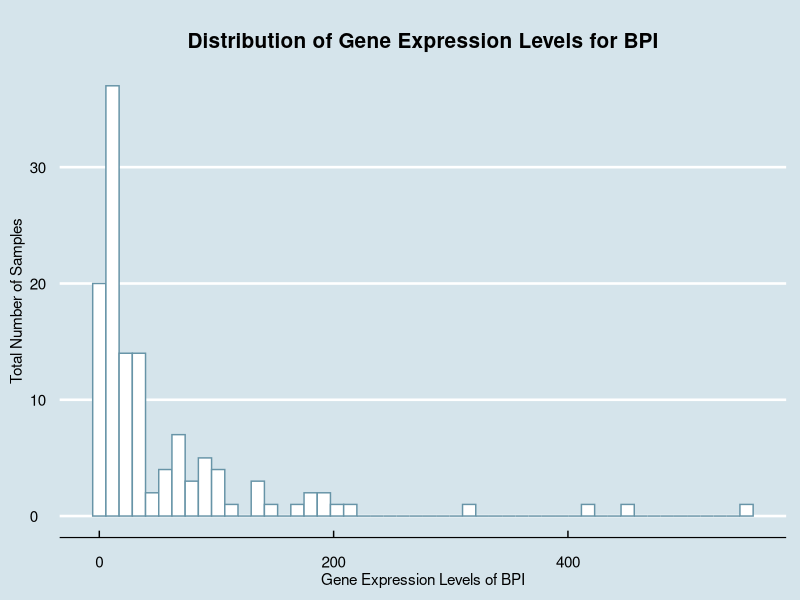
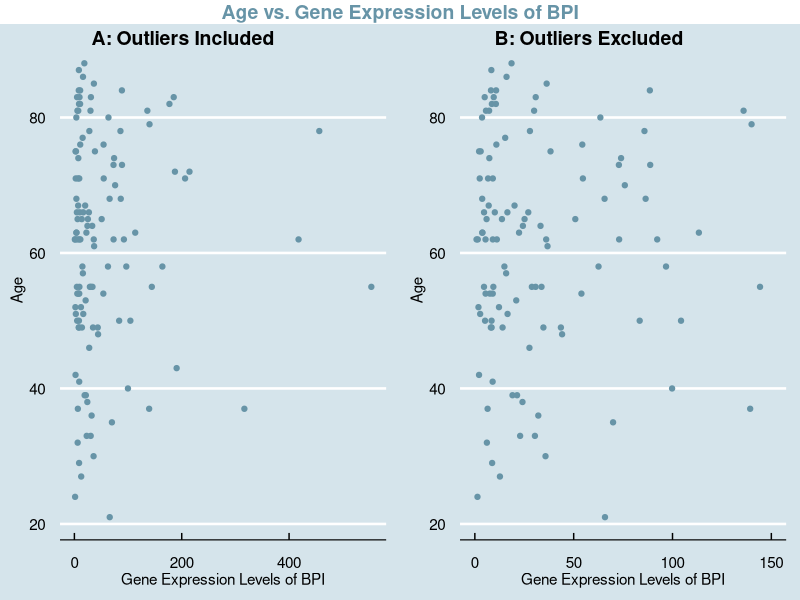
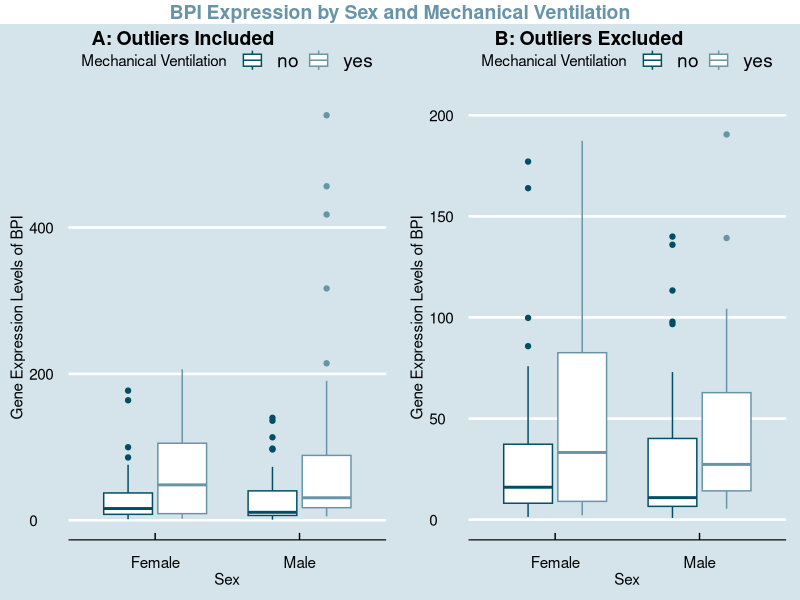
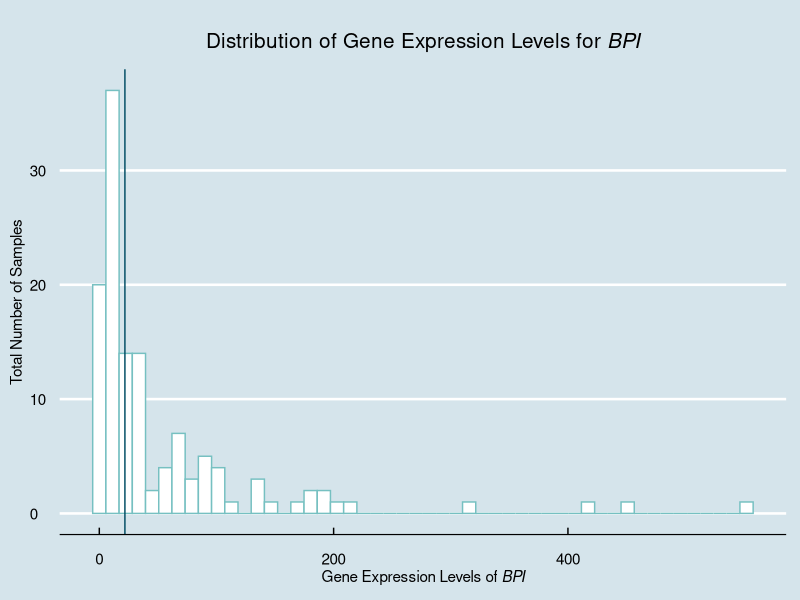
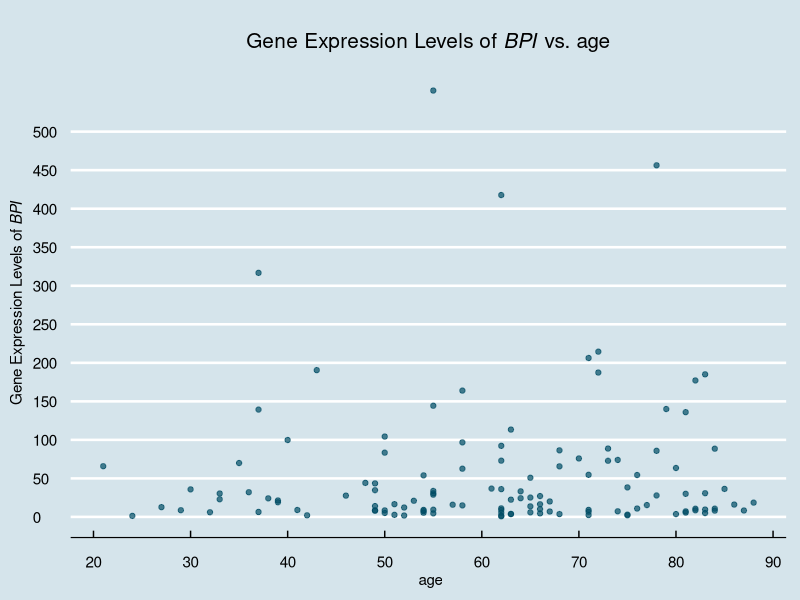
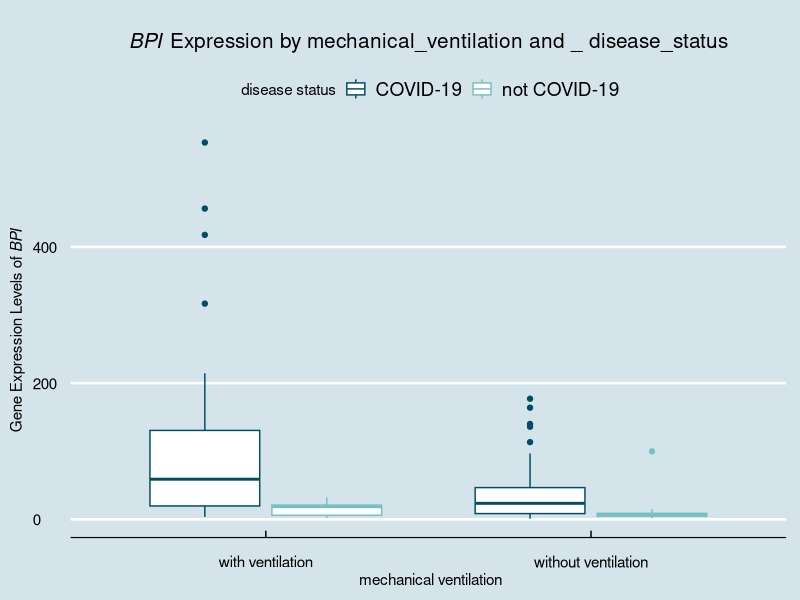
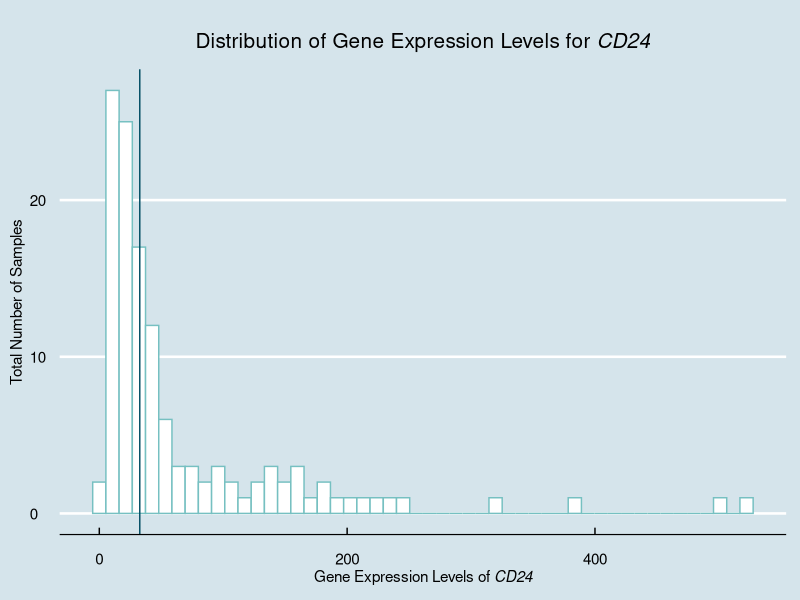
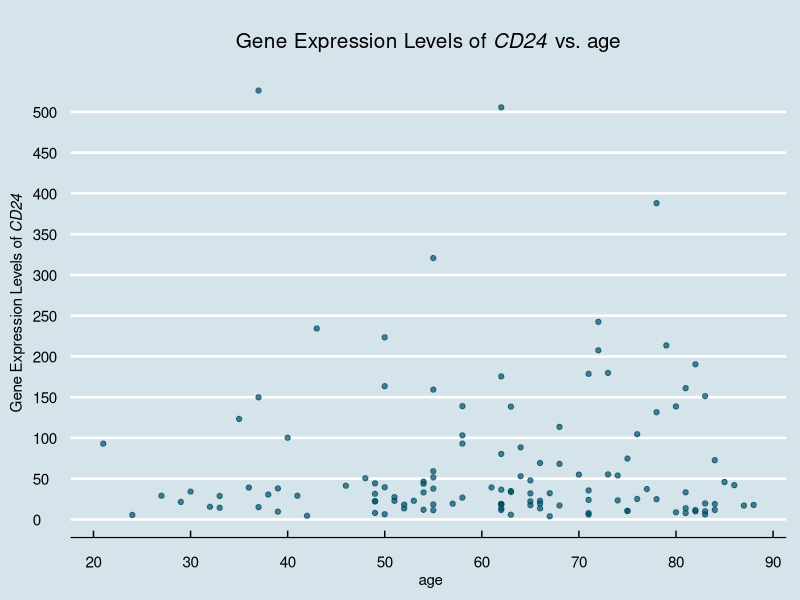

Reproduce these figures in R, in order.
## ---- chunk 1
knitr::opts_chunk$set(echo = TRUE)
library(ggplot2)
library(ggthemes)
library(ggpubr)
library(gridExtra)
library(dplyr)
library(ggtext)
library(RColorBrewer)
library(pheatmap)
library(hexbin)
## ---- chunk 2
metadata <- read.csv("QBS103_finalProject_metadata.csv", row.names = 1)
gene_exp <- read.csv("QBS103_finalProject_geneExpression.csv", row.names = 1)
## ---- chunk 3
#chosen gene: BPI - bactericidal permeability increasing protein - Plays a role in the immune response against bacterial infections, can kill the bacterial by targeting their cell membrane and can also increase permeability of cell membranes, encodes a lipopolysaccharide binding protein and helps with regulating inflammatory responses - information from https://www.ncbi.nlm.nih.gov/gene/671#summary

BPI <- gene_exp["BPI",]
BPI <- as.data.frame(t(BPI)) #transposes the matrix
metadata_BPI <- cbind(metadata, BPI) #creates one data frame with all BPI data
suppressWarnings(metadata_BPI$age <- as.integer(metadata_BPI$age))

## ---- chunk 4
#creates histogram of BPI

ggplot(metadata_BPI, aes(x = BPI)) + geom_histogram(color = "#6794a7", fill = "white", bins = 50) + 
  labs(x = "Gene Expression Levels of BPI", y = "Total Number of Samples", title = "Distribution of Gene Expression Levels for BPI") + 
  theme_economist() + 
  scale_fill_economist() + 
  theme(plot.title = element_text(size=15, face="bold", margin = margin(10, 0, 10, 0), hjust = (0.5)), axis.title.x = element_text(vjust=-0.40), axis.title.y= element_text(vjust=2 ))

# interpretation - shows the distribution of BPI gene expression in the samples. there are more studies with lower gene expression levels of BPI with a smaller amount of samples showing higher levels of expression levels. the majority of samples are seen below the threshold of 200.
## ---- chunk 5
#chosen continuous covariate: age

#creates scatterplot with BPI and age
suppressWarnings(scatter_outliers <- ggplot(metadata_BPI, aes(x = BPI, y = age)) + 
  geom_point(color = "#6794a7", fill = "white") + 
  labs(x = "Gene Expression Levels of BPI", y = "Age") + 
  theme_economist() + 
  scale_fill_economist() + 
  theme(plot.title = element_text(size=12, face="bold", margin = margin(10, 0, 10, 0)), axis.title.x = element_text(vjust=-0.40), axis.title.y= element_text(vjust=2)))

#creates scatterplot with BPI and age and sets x-axis range from 0 to 150 for easier viewing
suppressWarnings(scatter_no_outliers <- ggplot(metadata_BPI, aes(x = BPI, y = age)) + 
  geom_point(color = "#6794a7", fill = "white") + 
  labs(x = "Gene Expression Levels of BPI", y = "Age") + 
  theme_economist() + 
  scale_fill_economist() + 
  theme(plot.title = element_text(size=12, face="bold", margin = margin(10, 0, 10, 0)), axis.title.x = element_text(vjust=-0.40), axis.title.y= element_text(vjust=2)) + 
  xlim(0, 150))

#creates scatterplot of both previous plots combined
suppressWarnings(new_scatter <- ggarrange(scatter_outliers, scatter_no_outliers,ncol=2, labels = c("A: Outliers Included", "B: Outliers Excluded"))) 

#adds title to the combined plot
suppressWarnings(annotate_figure(new_scatter, top = text_grob("Age vs. Gene Expression Levels of BPI", color = "#6794a7", face = "bold", size = 14)))

#interpretation - shows the relationship between BPI gene expression and ages of individuals sampled. there is not necessarily a clear relationship that can be observed in this graph without further analysis. the points seem to be clustered towards the lower gene expression levels around ages 50-85.
## ---- chunk 6
#chosen categorical covariates: sex and mechanical ventilation

#create new dataset with the row of data where sex = "unknown"
unknown_removed <- metadata_BPI
unknown_removed <- metadata_BPI[metadata_BPI$sex != " unknown", ]

#creates scatterplot with BPI, sex, and mechanical ventilation
suppressWarnings(box_outliers <- ggplot(unknown_removed,aes(x = sex,y = BPI, color = mechanical_ventilation)) + geom_boxplot() + scale_x_discrete(labels = c("Female", "Male")) + labs(x = "Sex", y = "Gene Expression Levels of BPI", color = "Mechanical Ventilation") + theme_economist() + scale_color_manual(values = c('#014d64','#6794a7')) + theme(plot.title = element_text(size=15, face="bold", margin = margin(10, 0, 10, 0), hjust = (0.5)), axis.title.x = element_text(vjust=-0.40), axis.title.y= element_text(vjust=2))) 

#creates scatterplot with BPI, sex, and mechanical ventilation and sets y-axis range from 0 to 200 for easier viewing
suppressWarnings(box_no_outliers <- ggplot(unknown_removed,aes(x = sex,y = BPI, color = mechanical_ventilation)) + geom_boxplot() + scale_x_discrete(labels = c("Female", "Male")) + labs(x = "Sex", y = "Gene Expression Levels of BPI", color = "Mechanical Ventilation") + theme_economist() + scale_color_manual(values = c('#014d64','#6794a7')) + theme(plot.title = element_text(size=15, face="bold", margin = margin(10, 0, 10, 0), hjust = (0.5)), axis.title.x = element_text(vjust=-0.40), axis.title.y= element_text(vjust=2)) + ylim(0, 200))

#creates boxplot of both previous plots combined
suppressWarnings(new_box <- ggarrange(box_outliers, box_no_outliers,ncol=2, labels = c("A: Outliers Included", "B: Outliers Excluded")))

#adds title to the combined plot
annotate_figure(new_box, top = text_grob("BPI Expression by Sex and Mechanical Ventilation", color = "#6794a7", face = "bold", size = 14))

#interpretation - shows distribution of BPI gene expression across sexes and ventilation categories. from the graph on the right, we can see that the samples with mechanical ventilation have a higher mean gene expression level. this is true for both males and females. the mechanical ventilation groups have a higher iqr when compared to the groups without mechanical ventilation. the females from the study seem to have a higher mean gene expression level than the males.
## ---- chunk 7
#Code for boxplot, scatter, and histogram
all_graphs <- function(data, genes, gene_exp, contcovariate, catcovariate1, catcovariate2, metadata) { #takes in input of data, names of genes, all covariates
  graphs <- list()
  for (gene in genes) { #creates a loop to create each graph per gene
    gene_data <- as.numeric(t(gene_exp[gene, ]))
    metadata_gene <- cbind(metadata, gene_data)
    
    #relabels data within a few covariates for better keys in boxplots
    metadata_gene$icu_status <- ifelse(metadata_gene$icu_status == " yes", "in icu", "not in icu")
    metadata_gene$mechanical_ventilation <- ifelse(metadata_gene$mechanical_ventilation == " yes", "with ventilation", "without ventilation")
    metadata_gene$disease_status <- ifelse(metadata_gene$disease_status == "disease state: COVID-19", "COVID-19", "not COVID-19")
    
    
    #creates histogram
    hist <- ggplot(metadata_gene, aes(x = gene_data)) +
      geom_histogram(color = "#76c0c1", fill = "white", bins = 50) + 
      geom_vline(xintercept = median(gene_data), #adds mean line
             col = "#014d64",
             lwd = .5) +
      labs(x = substitute(paste("Gene Expression Levels of ", italic(gene)), list(gene = gene)), #substitute done to use italics
           y = "Total Number of Samples", 
           title = substitute(paste("Distribution of Gene Expression Levels for ", italic(gene)), list(gene = gene))) +
      theme_economist() + 
      scale_fill_economist() + 
      theme(plot.title = element_text(size = 15, face = "bold", margin = margin(10, 0, 10, 0), hjust = 0.5),
            axis.title.x = element_text(vjust = -0.4),
            axis.title.y = element_text(vjust = 2))
    
    
    #creates scatter plot
    metadata_gene$contcovariate <- as.integer(metadata_gene[[contcovariate]])
    metadata_gene <- metadata_gene[!is.na(metadata_gene$contcovariate), ]

    scatter <- ggplot(metadata_gene, aes(x = contcovariate, y = gene_data)) + 
      geom_point(color = "#014d64", fill = "white", alpha = 0.7) + 
      labs(x = paste("", contcovariate) , y = substitute(paste("Gene Expression Levels of ", italic(gene)), list(gene = gene))) +
      theme_economist() + 
      scale_fill_economist() + 
      theme(plot.title = element_text(size = 15, face = "bold", margin = margin(10, 0, 10, 0), hjust = 0.5), axis.title.x = element_text(vjust=-0.40), axis.title.y = element_text(vjust = 2)) + scale_x_continuous(breaks = seq(0, 100, by = 10)) + scale_y_continuous(breaks = seq(0, 500, by = 50)) + 
      ggtitle(substitute(paste("Gene Expression Levels of ", italic(gene), " vs. ", contcovariate), list(gene = gene, contcovariate = contcovariate)))

    
    #creates boxplot
    metadata_gene$catcovariate1 <- as.factor(metadata_gene[[catcovariate1]])
    metadata_gene$catcovariate2 <- as.factor(metadata_gene[[catcovariate2]])
    metadata_gene <- metadata_gene[!is.na(metadata_gene$catcovariate1) & !is.na(metadata_gene$catcovariate2) & (metadata_gene$catcovariate1 != " unknown") * (metadata_gene$catcovariate2 != " unknown"), ]

    box <- ggplot(metadata_gene, aes(x = catcovariate1, y = gene_data, color = catcovariate2)) + 
      geom_boxplot() + 
      scale_x_discrete(labels = levels(metadata_gene$catcovariate1)) + 
      labs(x = gsub("_", " ", paste("", catcovariate1)), y = substitute(paste("Gene Expression Levels of ", italic(gene)), list(gene = gene)), color = gsub("_", " ", paste("", catcovariate2))) +
      theme_economist() + 
      scale_color_manual(values = c('#014d64','#76c0c1')) + 
      theme(plot.title = element_text(size = 15, face ="bold", margin = margin(10, 0, 10, 0), hjust = (0.5)), axis.title.x = element_text(vjust=-0.40), axis.title.y = element_text(vjust=2)) +
      ggtitle(substitute(paste(italic(gene), " Expression by ", catcovariate1, " and ", "_", " ", catcovariate2), list(gene = gene, catcovariate1 = catcovariate1, catcovariate2 = catcovariate2)))
    
    plots <- list(hist = hist, scatter = scatter, box = box)
    graphs[[gene]] <- plots
    
  }
  return(graphs)
}
  
selected_genes <- c("BPI", "CD24")

multiple_graphs <- all_graphs(data = gene_exp, genes = selected_genes, contcovariate = "age", catcovariate1 = "mechanical_ventilation", catcovariate2 = "disease_status", gene_exp = gene_exp, metadata = metadata)

for (gene in selected_genes) {
  print(multiple_graphs[[gene]]$hist)
  print(multiple_graphs[[gene]]$scatter)
  print(multiple_graphs[[gene]]$box)
}

## ---- chunk 8
#calling the function
additional_genes <- c("GPLD1", "AAK1")
selected_genes <- c("BPI", "MPO", "CD24")
multiple_graphs <- all_graphs(data = gene_exp, genes = selected_genes, contcovariate = "age", catcovariate1 = "sex", catcovariate2 = "mechanical_ventilation", gene_exp = gene_exp, metadata = metadata)
print(multiple_graphs)
## ---- chunk 9
#code adapted from class
library(knitr)
buildTableOne <- function(data,varList,nonnormVars = '',catVars = '') {
  
  # Define an empty table
  table1 <- matrix(nrow = 0,ncol = 2)
  # Keep track of rows to indent
  indentRows <- c()
  
  # Loop through all variables
  for (var in varList) {
    
    # Define vector of variable values
    x <- data[,var]
    
    # Identify if non-normal
    if (var %in% nonnormVars) {
      
      # Calculate individual values
      myMedian <- round(median(x))
      myIQR1 <- round(quantile(x,1/4),digits = 2)
      myIQR2 <- round(quantile(x,3/4),digits = 2)
      # Combine values
      value <- paste0(myMedian,' [',myIQR1,', ',myIQR2,']')
      
      # Define new row
      newRow <- c(paste0('**',var,'** Median [IQR]'),value)
      
      # Add row to data frame
      table1 <- rbind(table1,newRow)
      
    }
    
    # Identify if categorical
    if (var %in% catVars) {
      
      # Define new row for overall variable
      newRow <- c(paste0('**',var,'** n (%)'),'')
      # Add row to data frame
      table1 <- rbind(table1,newRow)
      
      # Loop through levels of variable
      for (level in levels(x)) {
        # Calculate n and perc
        n <- sum(x == level)
        perc <- round(n/(length(x)) * 100,digits = 2)
        
        # Combine values
        value <- paste0(n,' (',perc,')')
        
        # Define new row
        newRow <- c(level,value)
        # Add row to data frame
        table1 <- rbind(table1,newRow)
        # Add index to indented rows
        indentRows <- c(indentRows,nrow(table1))
        
        
      }
    }
    
    # Otherwise treat as normally distributed
    if (!(var %in% c(nonnormVars,catVars))) {
      
      # Calculate individual values
      myMean <- round(mean(x),2)
      mySD <- round(sd(x),2)
      # Combine values
      value <- paste0(myMean,' (',mySD,')')
      
      # Define new row
      newRow <- c(paste0('**',var,'** Mean (sd)'),value)
      
      # Add row to data frame
      table1 <- rbind(table1,newRow)
      
    }
  }
  write.csv(table1, file = "table.csv")
}
## ---- chunk 10
#cleans data further
clean_data <- metadata_BPI[(metadata_BPI$sex != " unknown") & (metadata_BPI$procalcitonin.ng.ml.. != "unknown") & (metadata_BPI$sex != " unknown") & !is.na(metadata_BPI$age), ]
clean_data$procalcitonin.ng.ml.. <- as.numeric(clean_data$procalcitonin.ng.ml..)
clean_data$age <- as.numeric(clean_data$age)
clean_data$icu_status <- as.factor(clean_data$icu_status)
clean_data$sex <- as.factor(clean_data$sex)
clean_data$mechanical_ventilation <- as.factor(clean_data$mechanical_ventilation)

#creates a table for BPI and saves as a csv
buildTableOne(data = clean_data, varList = c('age','ventilator.free_days','procalcitonin.ng.ml..','sex', 'mechanical_ventilation','icu_status'), catVars = c('sex','mechanical_ventilation','icu_status'))
## ---- chunk 11
#sets new color palettes
greens <- brewer.pal(9, "Greens")
blues <- brewer.pal(9, "Blues")
yellows <- brewer.pal(9, "Oranges")

#cleans data further for boxplot
unknown_removed$MechanicalVentilation <- unknown_removed$mechanical_ventilation
unknown_removed$MechanicalVentilation <- as.factor(unknown_removed$MechanicalVentilation)
unknown_removed$MechanicalVentilation <- gsub(" yes", "Required", unknown_removed$MechanicalVentilation)
unknown_removed$MechanicalVentilation <- gsub(" no", "Not Required", unknown_removed$MechanicalVentilation)

#calculates the median for histogram
median_value <- median(metadata_BPI$BPI)

#creates histogram
ggplot(metadata_BPI, aes(x = BPI)) + 
  geom_histogram(color = "black", fill = greens[3], bins = 50) +
  geom_vline(aes(xintercept = median_value), color = greens[9], linetype = "dashed", size = .5) +  #adds median line
  annotate("text", x = median_value + 55, y = 30, label = paste("Median =", median_value), color = greens[9], vjust = -1, size = 3.5) +
  labs(x = expression(paste("Gene Expression Levels of ", italic("BPI"))), y = "Total Number of Samples", title = expression(paste("Distribution of Gene Expression Levels for ", italic("BPI")))) + 
  theme_classic() + 
  scale_fill_manual(values = c(greens[3])) +
  scale_color_manual(values = c(greens[5])) +  
  theme(plot.title = element_text(size = 15, face = "bold", margin = margin(10, 0, 10, 0), hjust = (0.5)), axis.title.x = element_text(vjust = -0.40), axis.title.y = element_text(vjust=2))

#creates scatterplot
ggplot(metadata_BPI, aes(x = age, y = BPI)) + 
  geom_point(color = greens[5], fill = "white", alpha = 0.8) + 
  geom_smooth(method = "lm", se = FALSE, color = greens[9], size = .5) +
  annotate("text", x = 20, y = 80, label = paste("y =", round(coef(lm(BPI ~ age, data = metadata_BPI))[2], 2), "x +", round(coef(lm(BPI ~ age, data = metadata_BPI))[1], 2)), color = greens[9], hjust = 0) +
  stat_cor(method = "pearson", label.x = 20, color = greens[9]) +
  labs(x = "Age", y = expression(paste("Gene Expression Levels of ", italic("BPI"))), title = expression(paste("Gene Expression Levels of ", italic("BPI "), "over Age"))) + 
  theme_classic() +
  scale_color_manual(values = c(greens[5])) +
  scale_fill_manual(values = "white") + 
  theme(plot.title = element_text(size = 15, face ="bold", margin = margin(10, 0, 10, 0), hjust = 0.5), axis.title.x = element_text(vjust = -0.40), axis.title.y = element_text(vjust = 2))

#creates boxplot
ggplot(unknown_removed, aes(x = sex, y = BPI, color = MechanicalVentilation)) + 
  geom_boxplot() + 
  scale_x_discrete(labels = c("Female", "Male")) + 
  theme(plot.title = element_text(size = 15, face = "bold", margin = margin(10, 0, 10, 0), hjust = (0.5)), axis.title.x = element_text(vjust=-0.40), axis.title.y= element_text(vjust=2)) +
  labs(x = "Sex", y = expression(paste("Gene Expression Levels of ", italic("BPI"))), color = "Mechanical Ventilation", title = expression(paste(italic("             BPI "), "Gene Expression Levels by Sex and Mechanical Ventiation"))) +
  theme_classic() + 
  scale_color_manual(values = c(greens[5], greens[9])) +
  scale_fill_manual(values = "white") +
  theme(legend.position = "top")
## ---- chunk 12
chooseten <- gene_exp[c("BPI", "MPO", "VWF", "A1CF", "AAMP", "ABCA2", "ABHD4", "AARD", "DEFA1", "LCN2"),]
chooseten <- as.data.frame(t(chooseten))

#creates one data frame with all ten gene data
ten_genes <- cbind(metadata, chooseten)

#recodes to fix labeling in legend
ten_genes$sex <- gsub(" male", "Male", ten_genes$sex)
ten_genes$sex <- gsub(" female", "Female", ten_genes$sex)
ten_genes$mechanical_ventilation <- gsub(" no", "No", ten_genes$mechanical_ventilation)
ten_genes$mechanical_ventilation <- gsub(" yes", "Yes", ten_genes$mechanical_ventilation)

ten_genes_exp <- ten_genes[,-c(1:24)]

#euclidean scaling
scaled <- scale(ten_genes_exp)

#filtering unknown in sex
ten_genes <- ten_genes %>% filter(!grepl('unknown', sex))

#converts variables to factors
ten_genes$sex <- as.factor(ten_genes$sex)
ten_genes$mechanical_ventilation <- as.factor(ten_genes$mechanical_ventilation)

#creates annotations
annotationData <- data.frame(
  row.names = rownames(ten_genes),
  'Mechanical.Ventilation' = ten_genes$mechanical_ventilation,
  'Sex' = ten_genes$sex
)

#creates color palettes for annotations
annotationColors <- list(
  'Mechanical.Ventilation' = c('Yes' = blues[3], 'No' = blues[5]),
  'Sex' = c('Female' = yellows[3], 'Male' = yellows[5])
)

#creates heatmap
pheatmap(
  scaled,
  color = greens,
  cluster_rows = TRUE,
  cluster_cols = TRUE,
  fontsize = 8,
  main = "Gene Expression Heatmap by Sex and Mechanical Ventilation",
  show_rownames = FALSE,
  annotation_row = annotationData,      
  annotation_colors = annotationColors
)
## ---- chunk 13
#creates new dataframe and cleans and recodes data
hex <- metadata_BPI[(metadata_BPI$procalcitonin.ng.ml.. != "unknown") & (metadata_BPI$lactate.mmol.l. != " unknown") & (metadata_BPI$ferritin.ng.ml. != " unknown"), ]
hex$procalcitonin.ng.ml.. <- as.numeric(hex$procalcitonin.ng.ml..)
hex$lactate.mmol.l. <- as.numeric(hex$lactate.mmol.l.)
hex$ferritin.ng.ml. <- as.numeric(hex$ferritin.ng.ml.)
hex$disease_status <- gsub("disease state: COVID-19", "COVID-19", hex$disease_status)
hex$disease_status <- gsub("disease state: non-COVID-19", "Non-COVID-19", hex$disease_status)

#creates hexbin plot
ggplot(hex, aes(x = age, y = BPI)) +
  geom_hex(binwidth = c(1.8, 40)) +
  labs(x = "Age", y = "Gene Expression", title = expression(paste("              Hexbin Plot of Age and Gene Expression of ", italic("BPI")))) +
  theme_classic() +
  theme(legend.position = "top") +
  scale_fill_gradientn(colors = greens[3:9], name = "Counts")
